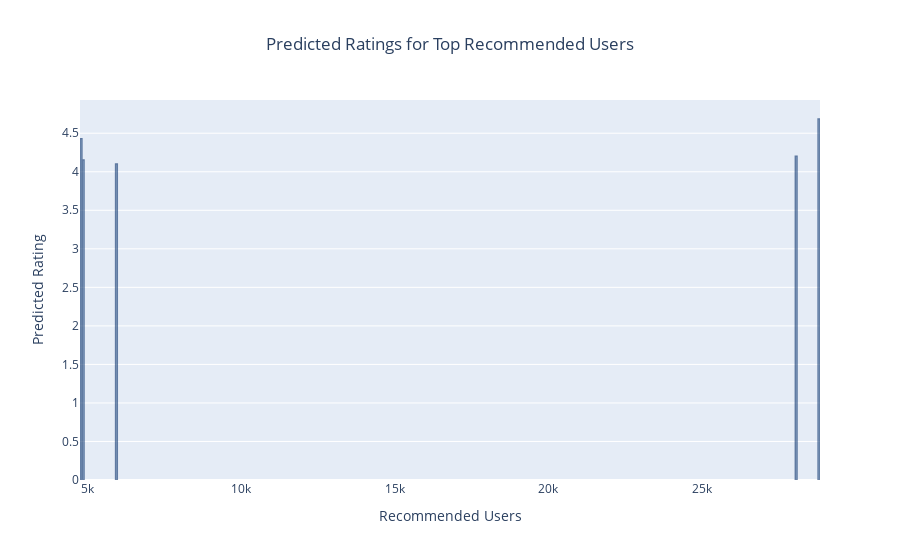

Notebook source saved alongside this figure:
### Code cell
# Visualize predicted ratings for recommended users
fig_predicted_ratings = px.bar(
    x=recommended_users,
    y=ratings[top_users_indices],
    title='Predicted Ratings for Top Recommended Users',
    labels={'x': 'Recommended Users', 'y': 'Predicted Rating'},
    text=ratings[top_users_indices].round(2),  # Display rating values on the bars
)

# Customize the bar appearance
fig_predicted_ratings.update_traces(
    marker_color='rgb(158, 202, 225)',
    marker_line_color='rgb(8, 48, 107)',
    marker_line_width=1.5,
    opacity=0.6,
    textposition='outside',   # Position the text labels outside the bars
)

# Update layout for a clean and professional look
fig_predicted_ratings.update_layout(
    xaxis_title='Recommended Users',
    yaxis_title='Predicted Rating',
    title_x=0.5,  # Center the title
    showlegend=False,  # Hide legends since it's clear from the title
)

# Display the figure
fig_predicted_ratings.show()

### Figure 1 — Plotly figure (JSON) as saved in the notebook; plotly's stock layout.template omitted (floating-point values rounded to 4 significant figures)
{"data": [{"alignmentgroup": "True", "hovertemplate": "Recommended Users=%{x}<br>Predicted Rating=%{y}<br>text=%{text}<extra></extra>", "legendgroup": "", "marker": {"color": "rgb(158, 202, 225)", "line": {"color": "rgb(8, 48, 107)", "width": 1.5}, "pattern": {"shape": ""}}, "name": "", "offsetgroup": "", "opacity": 0.6, "orientation": "v", "showlegend": false, "text": [4.68, 4.43, 4.2, 4.15, 4.1], "textposition": "outside", "type": "bar", "x": [28810, 4790, 28069, 4859, 5942], "xaxis": "x", "y": [4.685, 4.428, 4.2, 4.154, 4.101], "yaxis": "y"}], "layout": {"barmode": "relative", "legend": {"tracegroupgap": 0}, "showlegend": false, "title": {"text": "Predicted Ratings for Top Recommended Users", "x": 0.5}, "xaxis": {"anchor": "y", "domain": [0, 1], "title": {"text": "Recommended Users"}}, "yaxis": {"anchor": "x", "domain": [0, 1], "title": {"text": "Predicted Rating"}}}}
